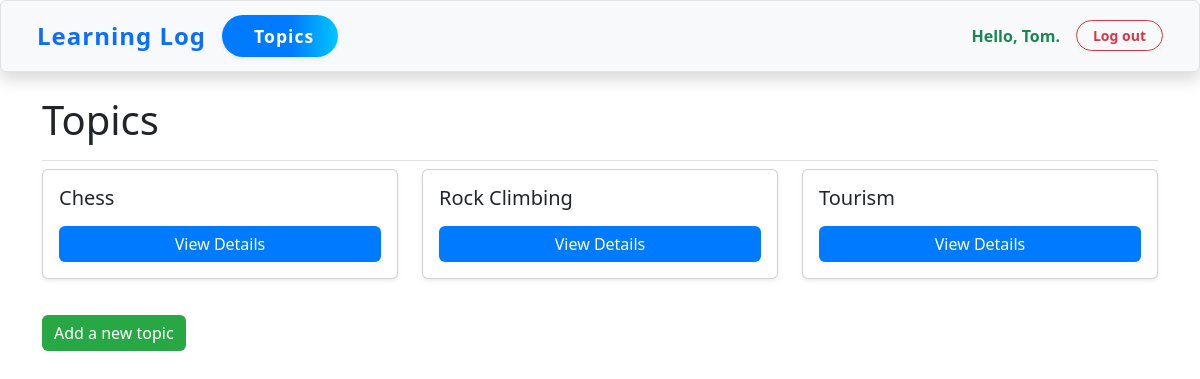
The app's page /topics/ (signed in) with its own data.
### learning_logs/models.py (models this page shows, shortened)
class Topic(models.Model):   #Topic Class: Represents a topic that the user is learning about.
    text = models.CharField(max_length=200)  # Stores the topic name, Short text field (max 200 chars)
    date_added = models.DateTimeField(auto_now_add=True)  # Stores the date & time when the topic was created.
    owner = models.ForeignKey(User, on_delete=models.CASCADE) #This links each topic to the user who created it

### learning_logs/views.py (the view)
# urls.py: path('topics/', views.topics, name='topics'), # List all topics
@login_required
def topics(request):
    topics = Topic.objects.filter(owner=request.user).order_by('date_added') #ensures that users see only their own topics
    context = {'topics': topics}
    return render(request, 'learning_logs/topics.html', context)

### learning_logs/templates/learning_logs/topics.html
{% extends 'learning_logs/base.html' %}
{% block page_header %}
  <h1>Topics</h1>
{% endblock page_header %}
{% block content %}
  <div class="row">
    {% for topic in topics %}
      <div class="col-md-6 col-lg-4 mb-3">
        <div class="card h-100 shadow-sm">
          <div class="card-body d-flex flex-column justify-content-between">
            <h5 class="card-title">{{ topic.text }}</h5>
            <a href="{% url 'learning_logs:topic' topic.id %}"
               class="btn btn-primary mt-2" style="background-color: #007bff; color: white; border: none;">View Details</a>
          </div>
        </div>
      </div>
    {% empty %}
      <div class="col-12"><div class="alert alert-info">No topics have been added yet.</div></div>
    {% endfor %}
  </div>
  <a href="{% url 'learning_logs:new_topic' %}" class="btn btn-success" style="background-color: #28a745; color: white; border: none; margin-top: 20px;">Add a new topic</a>
{% endblock content %}

### learning_logs/templates/learning_logs/base.html (shortened to what this page needs)
<!doctype html>
<html lang="en">
<head>
  {% load django_bootstrap5 %}
  {% bootstrap_css %}
</head>
<body>
  <nav class="navbar navbar-expand-md navbar-light bg-light mb-4 border shadow rounded" style="padding: 0.75rem 1.5rem;">
    <div class="container-fluid">
      <a class="navbar-brand fw-bold text-primary" href="{% url 'learning_logs:index' %}" style="font-size: 1.5rem; letter-spacing: 1px;">
          Learning Log
      </a>
      <div class="collapse navbar-collapse" id="navbarCollapse">
        <ul class="navbar-nav me-auto mb-2 mb-md-0">
          <li class="nav-item">
            <a href="{% url 'learning_logs:topics' %}"
               class="btn btn-primary shadow-sm px-4 py-2 fw-bold"
               style="background: linear-gradient(90deg, #007bff 60%, #00c6ff 100%); color: #fff; border: none; border-radius: 24px; font-size: 1.1em; letter-spacing: 1px; box-shadow: 0 2px 8px rgba(0,123,255,0.12); transition: background 0.2s, box-shadow 0.2s;">
               Topics
            </a>
          </li>
        </ul>
        <ul class="navbar-nav ms-auto mb-2 mb-md-0">
          {% if user.is_authenticated %}
            <li class="nav-item">
              <span class="navbar-text me-2 text-success fw-semibold">Hello, {{ user.username }}.</span>
            </li>
          {% endif %}
        </ul>
        {% if user.is_authenticated %}
          <form action="{% url 'accounts:logout' %}" method='post' class="d-inline ms-2">
            <button name='submit' class='btn btn-outline-danger btn-sm fw-semibold' style="border-radius: 20px; padding: 4px 16px;">Log out</button>
          </form>
        {% endif %}
      </div>
    </div>
  </nav>
  <main class="container">
    <div class="pb-2 mb-2 border-bottom">
      {% block page_header %}{% endblock page_header %}
    </div>
    <div>
      {% block content %}{% endblock content %}
    </div>
  </main>
</body>
</html>

### records on screen
Topic: text "Chess"
Topic: text "Rock Climbing"
Topic: text "Tourism"

### other values on screen
{{ user.username }} "Tom"
